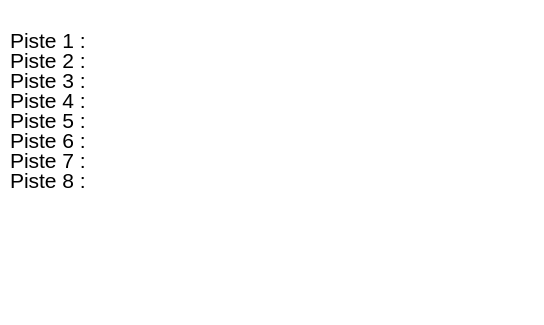
<?xml version="1.0" encoding="UTF-8"?>
<ui version="4.0">
 <class>IHMModuleConfiguration</class>
 <widget class="QMainWindow" name="IHMModuleConfiguration">
  <property name="geometry">
   <rect>
    <x>0</x>
    <y>0</y>
    <width>544</width>
    <height>325</height>
   </rect>
  </property>
  <property name="windowTitle">
   <string>application</string>
  </property>
  <property name="styleSheet">
   <string notr="true">color:rgb(0,0,0);
background-color: rgb(255, 255, 255);</string>
  </property>
  <widget class="QWidget" name="centralwidget">
   <widget class="QStackedWidget" name="stackedWidget">
    <property name="geometry">
     <rect>
      <x>0</x>
      <y>0</y>
      <width>541</width>
      <height>291</height>
     </rect>
    </property>
    <property name="font">
     <font>
      <pointsize>18</pointsize>
     </font>
    </property>
    <property name="currentIndex">
     <number>3</number>
    </property>
    <widget class="QWidget" name="accueil">
     <widget class="QPushButton" name="lancer">
      <property name="geometry">
       <rect>
        <x>440</x>
        <y>260</y>
        <width>89</width>
        <height>25</height>
       </rect>
      </property>
      <property name="text">
       <string>Lancer</string>
      </property>
     </widget>
     <widget class="QPushButton" name="statistique">
      <property name="geometry">
       <rect>
        <x>230</x>
        <y>260</y>
        <width>89</width>
        <height>25</height>
       </rect>
      </property>
      <property name="text">
       <string>Statistique</string>
      </property>
     </widget>
     <widget class="QLabel" name="imageJollyJumpi">
      <property name="geometry">
       <rect>
        <x>150</x>
        <y>20</y>
        <width>281</width>
        <height>221</height>
       </rect>
      </property>
      <property name="text">
       <string/>
      </property>
      <property name="pixmap">
       <pixmap>../../../../../../Images/logojollyjumpi.png</pixmap>
      </property>
      <property name="scaledContents">
       <bool>true</bool>
      </property>
     </widget>
    </widget>
    <widget class="QWidget" name="configuration">
     <widget class="QSpinBox" name="nombreDeJoueur">
      <property name="geometry">
       <rect>
        <x>30</x>
        <y>30</y>
        <width>48</width>
        <height>26</height>
       </rect>
      </property>
     </widget>
     <widget class="QLabel" name="labelNombreJoueur">
      <property name="geometry">
       <rect>
        <x>30</x>
        <y>10</y>
        <width>131</width>
        <height>17</height>
       </rect>
      </property>
      <property name="font">
       <font>
        <family>Ubuntu</family>
        <weight>75</weight>
        <bold>true</bold>
       </font>
      </property>
      <property name="text">
       <string>Nombre de joueur</string>
      </property>
     </widget>
     <widget class="QLabel" name="labelModeDeJeu">
      <property name="geometry">
       <rect>
        <x>30</x>
        <y>130</y>
        <width>91</width>
        <height>17</height>
       </rect>
      </property>
      <property name="font">
       <font>
        <weight>75</weight>
        <bold>true</bold>
        <underline>false</underline>
       </font>
      </property>
      <property name="text">
       <string>Mode de jeu</string>
      </property>
     </widget>
     <widget class="QPushButton" name="annuler">
      <property name="geometry">
       <rect>
        <x>20</x>
        <y>260</y>
        <width>89</width>
        <height>25</height>
       </rect>
      </property>
      <property name="text">
       <string>Annuler</string>
      </property>
     </widget>
     <widget class="QPushButton" name="confirmer">
      <property name="geometry">
       <rect>
        <x>440</x>
        <y>260</y>
        <width>89</width>
        <height>25</height>
       </rect>
      </property>
      <property name="text">
       <string>Confirmer</string>
      </property>
     </widget>
     <widget class="QLabel" name="joueur1">
      <property name="geometry">
       <rect>
        <x>390</x>
        <y>10</y>
        <width>101</width>
        <height>20</height>
       </rect>
      </property>
      <property name="font">
       <font>
        <pointsize>16</pointsize>
       </font>
      </property>
      <property name="text">
       <string>Joueur 1</string>
      </property>
     </widget>
     <widget class="QLabel" name="joueur2">
      <property name="geometry">
       <rect>
        <x>390</x>
        <y>30</y>
        <width>101</width>
        <height>21</height>
       </rect>
      </property>
      <property name="font">
       <font>
        <pointsize>16</pointsize>
       </font>
      </property>
      <property name="text">
       <string>Joueur 2</string>
      </property>
     </widget>
     <widget class="QLabel" name="joueur3">
      <property name="geometry">
       <rect>
        <x>390</x>
        <y>50</y>
        <width>101</width>
        <height>21</height>
       </rect>
      </property>
      <property name="font">
       <font>
        <pointsize>16</pointsize>
       </font>
      </property>
      <property name="text">
       <string>Joueur 3</string>
      </property>
     </widget>
     <widget class="QLabel" name="joueur4">
      <property name="geometry">
       <rect>
        <x>390</x>
        <y>70</y>
        <width>101</width>
        <height>21</height>
       </rect>
      </property>
      <property name="font">
       <font>
        <pointsize>16</pointsize>
       </font>
      </property>
      <property name="text">
       <string>Joueur 4</string>
      </property>
     </widget>
     <widget class="QLabel" name="joueur5">
      <property name="geometry">
       <rect>
        <x>390</x>
        <y>90</y>
        <width>101</width>
        <height>21</height>
       </rect>
      </property>
      <property name="font">
       <font>
        <pointsize>16</pointsize>
       </font>
      </property>
      <property name="text">
       <string>Joueur 5</string>
      </property>
     </widget>
     <widget class="QLabel" name="joueur6">
      <property name="geometry">
       <rect>
        <x>390</x>
        <y>110</y>
        <width>101</width>
        <height>21</height>
       </rect>
      </property>
      <property name="font">
       <font>
        <pointsize>16</pointsize>
       </font>
      </property>
      <property name="text">
       <string>Joueur 6</string>
      </property>
     </widget>
     <widget class="QLabel" name="joueur7">
      <property name="geometry">
       <rect>
        <x>390</x>
        <y>130</y>
        <width>101</width>
        <height>20</height>
       </rect>
      </property>
      <property name="font">
       <font>
        <pointsize>16</pointsize>
       </font>
      </property>
      <property name="text">
       <string>Joueur 7</string>
      </property>
     </widget>
     <widget class="QLabel" name="joueur8">
      <property name="geometry">
       <rect>
        <x>390</x>
        <y>150</y>
        <width>101</width>
        <height>21</height>
       </rect>
      </property>
      <property name="font">
       <font>
        <pointsize>16</pointsize>
       </font>
      </property>
      <property name="text">
       <string>Joueur 8</string>
      </property>
     </widget>
     <widget class="QComboBox" name="modeDeJeu">
      <property name="geometry">
       <rect>
        <x>30</x>
        <y>150</y>
        <width>121</width>
        <height>25</height>
       </rect>
      </property>
      <property name="sizePolicy">
       <sizepolicy hsizetype="Preferred" vsizetype="Fixed">
        <horstretch>0</horstretch>
        <verstretch>0</verstretch>
       </sizepolicy>
      </property>
      <property name="font">
       <font>
        <family>Ubuntu</family>
        <italic>false</italic>
       </font>
      </property>
      <property name="focusPolicy">
       <enum>Qt::WheelFocus</enum>
      </property>
      <property name="layoutDirection">
       <enum>Qt::LeftToRight</enum>
      </property>
      <property name="autoFillBackground">
       <bool>false</bool>
      </property>
      <property name="editable">
       <bool>true</bool>
      </property>
      <property name="currentText">
       <string>Normal</string>
      </property>
      <property name="iconSize">
       <size>
        <width>16</width>
        <height>16</height>
       </size>
      </property>
      <property name="duplicatesEnabled">
       <bool>false</bool>
      </property>
      <property name="frame">
       <bool>true</bool>
      </property>
      <item>
       <property name="text">
        <string>Normal</string>
       </property>
      </item>
      <item>
       <property name="text">
        <string>Aléatoire</string>
       </property>
      </item>
      <item>
       <property name="text">
        <string>Temps</string>
       </property>
      </item>
     </widget>
    </widget>
    <widget class="QWidget" name="attenteConnexion">
     <widget class="QLabel" name="connexionPiste3">
      <property name="geometry">
       <rect>
        <x>10</x>
        <y>70</y>
        <width>221</width>
        <height>21</height>
       </rect>
      </property>
      <property name="font">
       <font>
        <pointsize>16</pointsize>
       </font>
      </property>
      <property name="text">
       <string>Connexion à la piste 3 :</string>
      </property>
     </widget>
     <widget class="QLabel" name="connexionPiste5">
      <property name="geometry">
       <rect>
        <x>10</x>
        <y>110</y>
        <width>221</width>
        <height>21</height>
       </rect>
      </property>
      <property name="font">
       <font>
        <pointsize>16</pointsize>
       </font>
      </property>
      <property name="text">
       <string>Connexion à la piste 5 :</string>
      </property>
     </widget>
     <widget class="QLabel" name="connexionPiste6">
      <property name="geometry">
       <rect>
        <x>10</x>
        <y>130</y>
        <width>221</width>
        <height>21</height>
       </rect>
      </property>
      <property name="font">
       <font>
        <pointsize>16</pointsize>
       </font>
      </property>
      <property name="text">
       <string>Connexion à la piste 6 :</string>
      </property>
     </widget>
     <widget class="QLabel" name="connexionPiste4">
      <property name="geometry">
       <rect>
        <x>10</x>
        <y>90</y>
        <width>221</width>
        <height>21</height>
       </rect>
      </property>
      <property name="font">
       <font>
        <pointsize>16</pointsize>
       </font>
      </property>
      <property name="text">
       <string>Connexion à la piste 4 :</string>
      </property>
     </widget>
     <widget class="QLabel" name="connexionPiste2">
      <property name="geometry">
       <rect>
        <x>10</x>
        <y>50</y>
        <width>221</width>
        <height>21</height>
       </rect>
      </property>
      <property name="font">
       <font>
        <pointsize>16</pointsize>
       </font>
      </property>
      <property name="text">
       <string>Connexion à la piste 2 :</string>
      </property>
     </widget>
     <widget class="QLabel" name="connexionPiste7">
      <property name="geometry">
       <rect>
        <x>10</x>
        <y>150</y>
        <width>221</width>
        <height>20</height>
       </rect>
      </property>
      <property name="font">
       <font>
        <pointsize>16</pointsize>
       </font>
      </property>
      <property name="text">
       <string>Connexion à la piste 7 :</string>
      </property>
     </widget>
     <widget class="QLabel" name="connexionPiste8">
      <property name="geometry">
       <rect>
        <x>10</x>
        <y>170</y>
        <width>221</width>
        <height>21</height>
       </rect>
      </property>
      <property name="font">
       <font>
        <pointsize>16</pointsize>
       </font>
      </property>
      <property name="text">
       <string>Connexion à la piste 8 :</string>
      </property>
     </widget>
     <widget class="QLabel" name="connexionPiste1">
      <property name="geometry">
       <rect>
        <x>10</x>
        <y>30</y>
        <width>221</width>
        <height>20</height>
       </rect>
      </property>
      <property name="font">
       <font>
        <pointsize>16</pointsize>
       </font>
      </property>
      <property name="text">
       <string>Connexion à la piste 1 :</string>
      </property>
     </widget>
     <widget class="QPushButton" name="annulerConnexion">
      <property name="geometry">
       <rect>
        <x>20</x>
        <y>250</y>
        <width>89</width>
        <height>25</height>
       </rect>
      </property>
      <property name="text">
       <string>Annuler</string>
      </property>
     </widget>
    </widget>
    <widget class="QWidget" name="connexionReussie">
     <widget class="QLabel" name="pistePrete3">
      <property name="geometry">
       <rect>
        <x>10</x>
        <y>70</y>
        <width>81</width>
        <height>21</height>
       </rect>
      </property>
      <property name="font">
       <font>
        <pointsize>16</pointsize>
       </font>
      </property>
      <property name="text">
       <string>Piste 3 :</string>
      </property>
     </widget>
     <widget class="QLabel" name="pistePrete4">
      <property name="geometry">
       <rect>
        <x>10</x>
        <y>90</y>
        <width>81</width>
        <height>21</height>
       </rect>
      </property>
      <property name="font">
       <font>
        <pointsize>16</pointsize>
       </font>
      </property>
      <property name="text">
       <string>Piste 4 :</string>
      </property>
     </widget>
     <widget class="QLabel" name="pistePrete5">
      <property name="geometry">
       <rect>
        <x>10</x>
        <y>110</y>
        <width>81</width>
        <height>21</height>
       </rect>
      </property>
      <property name="font">
       <font>
        <pointsize>16</pointsize>
       </font>
      </property>
      <property name="text">
       <string>Piste 5 :</string>
      </property>
     </widget>
     <widget class="QLabel" name="pistePrete6">
      <property name="geometry">
       <rect>
        <x>10</x>
        <y>130</y>
        <width>81</width>
        <height>21</height>
       </rect>
      </property>
      <property name="font">
       <font>
        <pointsize>16</pointsize>
       </font>
      </property>
      <property name="text">
       <string>Piste 6 :</string>
      </property>
     </widget>
     <widget class="QLabel" name="pistePrete1">
      <property name="geometry">
       <rect>
        <x>10</x>
        <y>30</y>
        <width>81</width>
        <height>20</height>
       </rect>
      </property>
      <property name="font">
       <font>
        <pointsize>16</pointsize>
       </font>
      </property>
      <property name="text">
       <string>Piste 1 :</string>
      </property>
     </widget>
     <widget class="QLabel" name="pistePrete7">
      <property name="geometry">
       <rect>
        <x>10</x>
        <y>150</y>
        <width>81</width>
        <height>20</height>
       </rect>
      </property>
      <property name="font">
       <font>
        <pointsize>16</pointsize>
       </font>
      </property>
      <property name="text">
       <string>Piste 7 :</string>
      </property>
     </widget>
     <widget class="QLabel" name="pistePrete8">
      <property name="geometry">
       <rect>
        <x>10</x>
        <y>170</y>
        <width>81</width>
        <height>21</height>
       </rect>
      </property>
      <property name="font">
       <font>
        <pointsize>16</pointsize>
       </font>
      </property>
      <property name="text">
       <string>Piste 8 :</string>
      </property>
     </widget>
     <widget class="QLabel" name="pistePrete2">
      <property name="geometry">
       <rect>
        <x>10</x>
        <y>50</y>
        <width>81</width>
        <height>21</height>
       </rect>
      </property>
      <property name="font">
       <font>
        <pointsize>16</pointsize>
       </font>
      </property>
      <property name="text">
       <string>Piste 2 :</string>
      </property>
     </widget>
    </widget>
   </widget>
  </widget>
  <widget class="QMenuBar" name="menubar">
   <property name="geometry">
    <rect>
     <x>0</x>
     <y>0</y>
     <width>544</width>
     <height>22</height>
    </rect>
   </property>
  </widget>
  <widget class="QStatusBar" name="statusbar"/>
 </widget>
 <resources/>
 <connections/>
</ui>
